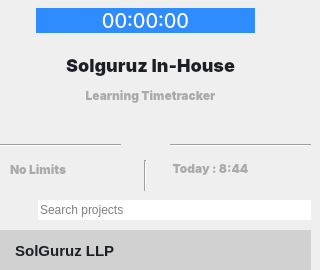
        <widget class="QWidget" name="widget" native="true">
         <property name="sizePolicy">
          <sizepolicy hsizetype="Preferred" vsizetype="Preferred">
           <horstretch>0</horstretch>
           <verstretch>0</verstretch>
          </sizepolicy>
         </property>
         <property name="minimumSize">
          <size>
           <width>0</width>
           <height>0</height>
          </size>
         </property>
         <property name="maximumSize">
          <size>
           <width>16777215</width>
           <height>270</height>
          </size>
         </property>
         <widget class="QWidget" name="widget_4" native="true">
          <property name="geometry">
           <rect>
            <x>0</x>
            <y>0</y>
            <width>291</width>
            <height>42</height>
           </rect>
          </property>
          <property name="sizePolicy">
           <sizepolicy hsizetype="Expanding" vsizetype="Expanding">
            <horstretch>0</horstretch>
            <verstretch>0</verstretch>
           </sizepolicy>
          </property>
          <layout class="QHBoxLayout" name="horizontalLayout_2">
           <item>
            <widget class="QWidget" name="clock_blnk1" native="true">
             <property name="sizePolicy">
              <sizepolicy hsizetype="Fixed" vsizetype="Fixed">
               <horstretch>0</horstretch>
               <verstretch>0</verstretch>
              </sizepolicy>
             </property>
             <property name="minimumSize">
              <size>
               <width>30</width>
               <height>20</height>
              </size>
             </property>
             <property name="maximumSize">
              <size>
               <width>30</width>
               <height>20</height>
              </size>
             </property>
            </widget>
           </item>
           <item>
            <widget class="QLabel" name="clockLabel">
             <property name="sizePolicy">
              <sizepolicy hsizetype="Expanding" vsizetype="Fixed">
               <horstretch>0</horstretch>
               <verstretch>0</verstretch>
              </sizepolicy>
             </property>
             <property name="minimumSize">
              <size>
               <width>0</width>
               <height>0</height>
              </size>
             </property>
             <property name="font">
              <font>
               <family>Inter</family>
               <pointsize>-1</pointsize>
               <weight>50</weight>
               <italic>false</italic>
               <bold>false</bold>
              </font>
             </property>
             <property name="styleSheet">
              <string notr="true">


/* Inside auto layout */
#clockLabel{
width: 133px;
background-color: rgb(46, 140, 255);
height: 44px;

/* Mobile/Heading H3/Bold */

font-family: 'Inter';
font-style: normal;
font-weight: 400;
font-size: 20px;
line-height: 44px;
/* identical to box height, or 157% */

text-align: center;

/* Neutral/800 */

color: rgb(255, 255, 255);
}
#clockLabel:hover{
	background-color: rgb(46, 52, 54);
	color: rgb(255, 255, 255);
	
}</string>
             </property>
             <property name="frameShape">
              <enum>QFrame::NoFrame</enum>
             </property>
             <property name="text">
              <string>00:00:00</string>
             </property>
             <property name="alignment">
              <set>Qt::AlignCenter</set>
             </property>
            </widget>
           </item>
           <item>
            <widget class="QWidget" name="clock_blnk2" native="true">
             <property name="sizePolicy">
              <sizepolicy hsizetype="Fixed" vsizetype="Fixed">
               <horstretch>0</horstretch>
               <verstretch>0</verstretch>
              </sizepolicy>
             </property>
             <property name="minimumSize">
              <size>
               <width>30</width>
               <height>20</height>
              </size>
             </property>
             <property name="maximumSize">
              <size>
               <width>30</width>
               <height>20</height>
              </size>
             </property>
            </widget>
           </item>
          </layout>
         </widget>
         <widget class="QLabel" name="project_title_main">
          <property name="geometry">
           <rect>
            <x>0</x>
            <y>50</y>
            <width>301</width>
            <height>31</height>
           </rect>
          </property>
          <property name="sizePolicy">
           <sizepolicy hsizetype="Preferred" vsizetype="Preferred">
            <horstretch>0</horstretch>
            <verstretch>0</verstretch>
           </sizepolicy>
          </property>
          <property name="font">
           <font>
            <family>Inter</family>
            <pointsize>-1</pointsize>
            <weight>87</weight>
            <italic>false</italic>
            <bold>true</bold>
           </font>
          </property>
          <property name="styleSheet">
           <string notr="true">width: 133px;
height: 44px;

/* Mobile/Heading H3/Bold */

font-family: 'Inter';
font-style: normal;
font-weight: 700;
font-size:18px;
line-height: 44px;
/* identical to box height, or 157% */

text-align: center;

/* Neutral/800 */

color: #1C1F27;


/* Inside auto layout */

</string>
          </property>
          <property name="frameShape">
           <enum>QFrame::NoFrame</enum>
          </property>
          <property name="text">
           <string>Solguruz In-House</string>
          </property>
          <property name="alignment">
           <set>Qt::AlignCenter</set>
          </property>
         </widget>
         <widget class="QLabel" name="task_title_left">
          <property name="geometry">
           <rect>
            <x>0</x>
            <y>80</y>
            <width>301</width>
            <height>31</height>
           </rect>
          </property>
          <property name="sizePolicy">
           <sizepolicy hsizetype="Preferred" vsizetype="Fixed">
            <horstretch>0</horstretch>
            <verstretch>0</verstretch>
           </sizepolicy>
          </property>
          <property name="font">
           <font>
            <family>Inter</family>
            <pointsize>-1</pointsize>
            <weight>87</weight>
            <italic>false</italic>
            <bold>true</bold>
           </font>
          </property>
          <property name="styleSheet">
           <string notr="true">width: 133px;
height: 44px;

/* Mobile/Heading H3/Bold */

font-family: 'Inter';
font-style: normal;
font-weight: 700;
font-size: 12px;
line-height: 44px;
/* identical to box height, or 157% */

text-align: center;

/* Neutral/800 */

color: rgb(170, 170, 170);


/* Inside auto layout */

</string>
          </property>
          <property name="frameShape">
           <enum>QFrame::NoFrame</enum>
          </property>
          <property name="text">
           <string>Learning Timetracker</string>
          </property>
          <property name="alignment">
           <set>Qt::AlignCenter</set>
          </property>
         </widget>
         <widget class="Line" name="line_3">
          <property name="geometry">
           <rect>
            <x>0</x>
            <y>130</y>
            <width>121</width>
            <height>31</height>
           </rect>
          </property>
          <property name="orientation">
           <enum>Qt::Horizontal</enum>
          </property>
         </widget>
         <widget class="QPushButton" name="mainbtn">
          <property name="geometry">
           <rect>
            <x>120</x>
            <y>110</y>
            <width>51</width>
            <height>51</height>
           </rect>
          </property>
          <property name="styleSheet">
           <string notr="true">#mainbtn{
border-radius:10px;}</string>
          </property>
          <property name="text">
           <string/>
          </property>
          <property name="icon">
           <iconset>
            <normaloff>../../../../../../../../../../../../../../../../../../../../../../../../uii/resource/play-big@2x.png</normaloff>../../../../../../../../../../../../../../../../../../../../../../../../uii/resource/play-big@2x.png</iconset>
          </property>
          <property name="iconSize">
           <size>
            <width>50</width>
            <height>50</height>
           </size>
          </property>
         </widget>
         <widget class="Line" name="line">
          <property name="geometry">
           <rect>
            <x>120</x>
            <y>160</y>
            <width>51</width>
            <height>31</height>
           </rect>
          </property>
          <property name="orientation">
           <enum>Qt::Vertical</enum>
          </property>
         </widget>
         <widget class="Line" name="line_2">
          <property name="geometry">
           <rect>
            <x>170</x>
            <y>130</y>
            <width>141</width>
            <height>31</height>
           </rect>
          </property>
          <property name="orientation">
           <enum>Qt::Horizontal</enum>
          </property>
         </widget>
         <widget class="QLabel" name="today_time_label">
          <property name="geometry">
           <rect>
            <x>160</x>
            <y>160</y>
            <width>101</width>
            <height>16</height>
           </rect>
          </property>
          <property name="sizePolicy">
           <sizepolicy hsizetype="Preferred" vsizetype="Fixed">
            <horstretch>0</horstretch>
            <verstretch>0</verstretch>
           </sizepolicy>
          </property>
          <property name="font">
           <font>
            <family>Inter</family>
            <pointsize>-1</pointsize>
            <weight>87</weight>
            <italic>false</italic>
            <bold>true</bold>
           </font>
          </property>
          <property name="styleSheet">
           <string notr="true">width: 133px;
height: 44px;

/* Mobile/Heading H3/Bold */

font-family: 'Inter';
font-style: normal;
font-weight: 700;
font-size: 12px;
line-height: 44px;
/* identical to box height, or 157% */

text-align: center;

/* Neutral/800 */

color: rgb(170, 170, 170);


/* Inside auto layout */

</string>
          </property>
          <property name="frameShape">
           <enum>QFrame::NoFrame</enum>
          </property>
          <property name="text">
           <string>Today : 8:44</string>
          </property>
          <property name="alignment">
           <set>Qt::AlignCenter</set>
          </property>
         </widget>
         <widget class="QLabel" name="no_limit_label">
          <property name="geometry">
           <rect>
            <x>10</x>
            <y>159</y>
            <width>121</width>
            <height>21</height>
           </rect>
          </property>
          <property name="sizePolicy">
           <sizepolicy hsizetype="Preferred" vsizetype="Fixed">
            <horstretch>0</horstretch>
            <verstretch>0</verstretch>
           </sizepolicy>
          </property>
          <property name="font">
           <font>
            <family>Inter</family>
            <pointsize>-1</pointsize>
            <weight>87</weight>
            <italic>false</italic>
            <bold>true</bold>
           </font>
          </property>
          <property name="styleSheet">
           <string notr="true">width: 133px;
height: 44px;

/* Mobile/Heading H3/Bold */

font-family: 'Inter';
font-style: normal;
font-weight: 700;
font-size: 12px;
line-height: 44px;
/* identical to box height, or 157% */

text-align: center;

/* Neutral/800 */

color: rgb(170, 170, 170);


/* Inside auto layout */

</string>
          </property>
          <property name="frameShape">
           <enum>QFrame::NoFrame</enum>
          </property>
          <property name="text">
           <string>No Limits</string>
          </property>
          <property name="alignment">
           <set>Qt::AlignLeading|Qt::AlignLeft|Qt::AlignVCenter</set>
          </property>
         </widget>
         <widget class="QLabel" name="company_name">
          <property name="geometry">
           <rect>
            <x>0</x>
            <y>230</y>
            <width>311</width>
            <height>41</height>
           </rect>
          </property>
          <property name="sizePolicy">
           <sizepolicy hsizetype="Expanding" vsizetype="Expanding">
            <horstretch>0</horstretch>
            <verstretch>0</verstretch>
           </sizepolicy>
          </property>
          <property name="styleSheet">
           <string notr="true">width: 133px;
background-color: rgb(209, 209, 209);
height: 44px;

/* Mobile/Heading H3/Bold */

font-family: 'Inter';
padding-left:7px;
font-style: normal;
font-weight: 700;
font-size:15px;
line-height: 44px;
/* identical to box height, or 157% */

text-align: center;

/* Neutral/800 */

color: #1C1F27;


/* Inside auto layout */

</string>
          </property>
          <property name="text">
           <string> SolGuruz LLP</string>
          </property>
         </widget>
         <widget class="QWidget" name="search_wid" native="true">
          <property name="geometry">
           <rect>
            <x>0</x>
            <y>190</y>
            <width>311</width>
            <height>41</height>
           </rect>
          </property>
          <property name="sizePolicy">
           <sizepolicy hsizetype="Expanding" vsizetype="Expanding">
            <horstretch>0</horstretch>
            <verstretch>0</verstretch>
           </sizepolicy>
          </property>
          <property name="accessibleName">
           <string extracomment="manav"/>
          </property>
          <property name="styleSheet">
           <string notr="true">QWidget{border-color:#c2ffb7;}</string>
          </property>
          <layout class="QHBoxLayout" name="horizontalLayout_12">
           <item>
            <widget class="QPushButton" name="search_btn">
             <property name="styleSheet">
              <string notr="true">#search_btn{
	border-radius:30px;
}</string>
             </property>
             <property name="text">
              <string/>
             </property>
             <property name="icon">
              <iconset>
               <normaloff>../../../../../../../../../../../../../../../../../../../../../../../../uii/resource/search@2x.png</normaloff>../../../../../../../../../../../../../../../../../../../../../../../../uii/resource/search@2x.png</iconset>
             </property>
            </widget>
           </item>
           <item>
            <widget class="QLineEdit" name="search_project">
             <property name="enabled">
              <bool>true</bool>
             </property>
             <property name="minimumSize">
              <size>
               <width>0</width>
               <height>20</height>
              </size>
             </property>
             <property name="styleSheet">
              <string notr="true"/>
             </property>
             <property name="inputMask">
              <string/>
             </property>
             <property name="frame">
              <bool>false</bool>
             </property>
             <property name="placeholderText">
              <string>Search projects</string>
             </property>
            </widget>
           </item>
          </layout>
         </widget>
        </widget>
